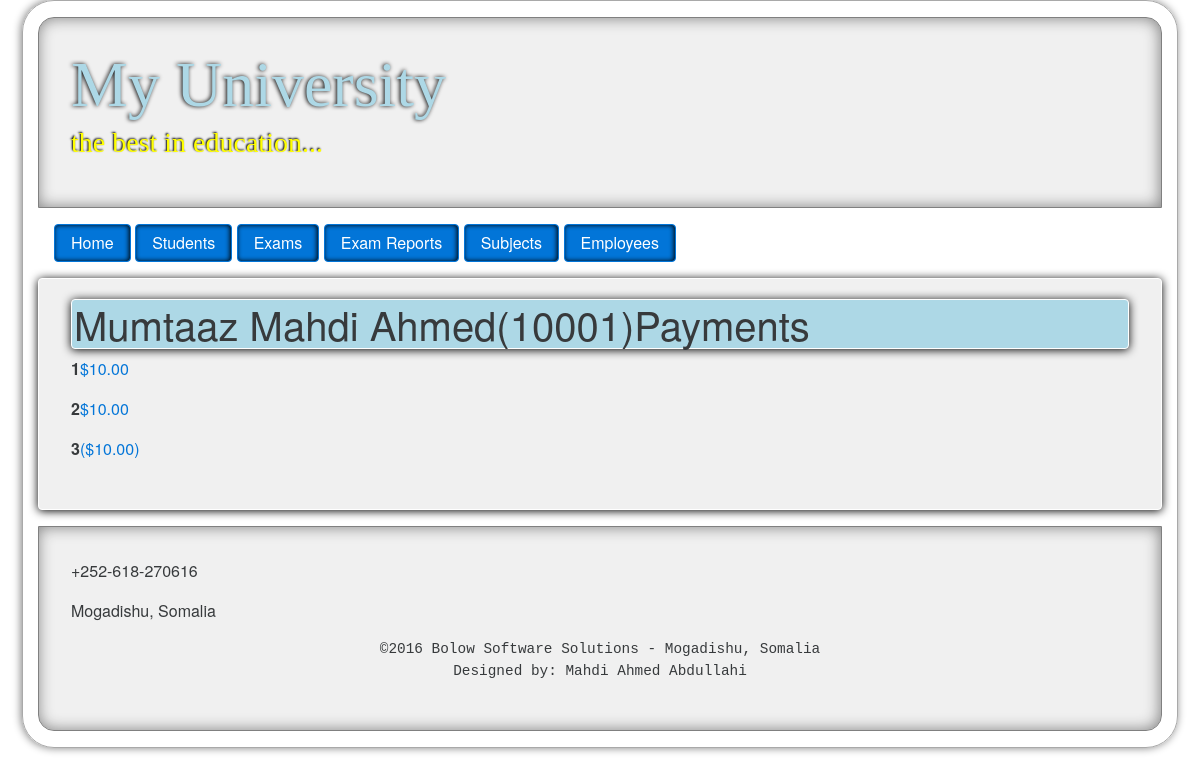
Page /cms/payments/1/ on the committed database.
### university/models.py (models this page shows)
class Account(models.Model):
    owner = models.ForeignKey(Student)
    number = models.IntegerField()
    balance = models.DecimalField(decimal_places=2, max_digits=12, default=0.0)
    def __str__(self):
        return str(self.owner) + '(' + str(self.number) + ')'

class Student(models.Model):
    first_name = models.CharField(max_length=30)
    middle_name = models.CharField(max_length=30)
    last_name = models.CharField(max_length=30)
    DateOfBirth = models.DateField()
    address = models.TextField(default=None)
    phone = models.CharField(max_length=30)
    guardian = models.CharField(max_length=50)
    guardian_phone = models.CharField(max_length=30)
    status = models.BooleanField(default=False)
    registered = models.DateField(default = timezone.now)
    registered_by = models.ForeignKey(User)
    classroom = models.ForeignKey(Classroom)
    last_updated = models.DateTimeField(default=timezone.now)
    def __str__(self):
        return self.first_name + " " + self.middle_name + " " + self.last_name

class Transaction(models.Model):
    received_by = models.ForeignKey(User)
    payee = models.ForeignKey(Account)
    amount = models.DecimalField(decimal_places=2, max_digits=12, default=0.0)
    date = models.DateTimeField(default = timezone.now)
    description = models.TextField(max_length=300)
    is_debit = models.BooleanField(default=True)
    def __str__(self):
        if self.is_debit:
            return '$' + str(self.amount)
        else:
            return "($" + str(abs(self.amount)) +')'

### university/views.py (the view)
# urls.py: url(r'^payments/(?P<pk>[0-9]+)/$', views.payments_list, name='payments_list'),
def payments_list(request, pk):
    payments = Transaction.objects.filter(payee = pk)
    owner = Account.objects.get(pk=pk)
    return render(request, 'payment/payments_list.html', {'payments':payments,'owner':owner,'settings':settings})

### university/templates/payment/payments_list.html
{% extends 'university/layout.html' %}
{% block content %}
<h1>{{ owner }}Payments</h1>
{% if payments %}
	{% for payment in payments %}
		<p><b>{{ payment.pk }}</b><a href="{%	url	"payment_details"	pk=payment.pk	%}">{{ payment }}</a></p>
	{% endfor %}
{% else %}
	<p>No payments recieved yet.
{% endif %}
{% endblock %}

### university/static/university/css/style.css (style rules this page uses)
.content h1 { background:lightblue; padding: 2px; border: 1px solid white; box-shadow: 0px 1px 10px black; border-radius: 4px; margin-top: -.3em; }

### rows in the picture
Account: owner+number "Mumtaaz Mahdi Ahmed(10001)"
Transaction: pk "1", is_debit+amount "$10.00"
Transaction: pk "2", is_debit+amount "$10.00"
Transaction: pk "3", is_debit+amount "($10.00)"

### other values in the picture
{{ settings.UNIVERSITY_NAME }} "My University"
{{ settings.UNIVERSITY_MOTO }} "the best in education..."
{{ settings.UNIVERSITY_PHONES }} "+252-618-270616"
{{ settings.CAMPUS_ADDRESS }} "Mogadishu, Somalia"
